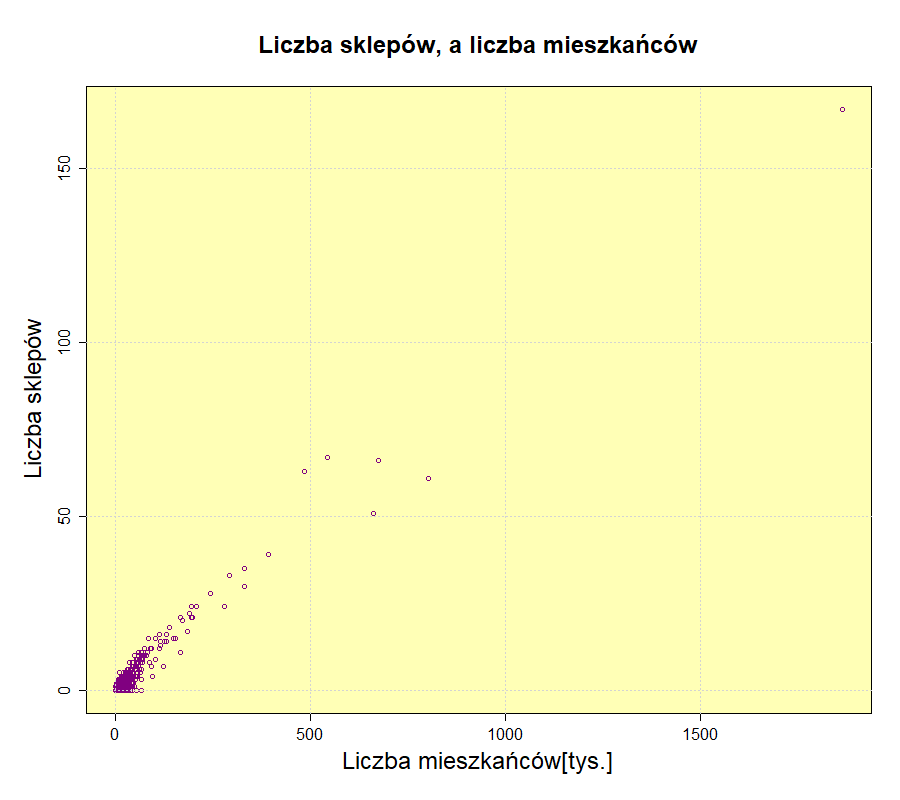

The script that saved this image:
library(RSQLite)

mydb <- dbConnect(RSQLite::SQLite(), "C:/Moje/Wykłady - notatki/3 semestr/Rachunek Prawdopodobieństwa i Statystyka/Website-reading/Database/shops.db")
shops_num_data <- dbGetQuery(mydb,'SELECT liczba_mieszkancow, liczba_sklepow FROM liczba_sklepow')
dbDisconnect(mydb)

png(file='No_shops_to_citizens.png', width=900, height = 800)

par(mar = c(6,6,6,2))

plot.new()

rect(par("usr")[1], par("usr")[3],
     par("usr")[2], par("usr")[4],
     col = "#FFFFB6") # Color

par(new = TRUE)
plot(shops_num_data$liczba_mieszkancow/1000, shops_num_data$liczba_sklepow, 
     main='Liczba sklepów, a liczba mieszkańców', xlab='Liczba mieszkańców[tys.]', 
     ylab='Liczba sklepów', type='p', log = '', col='#800080', cex.main=2, 
     cex.lab = 2, cex.axis = 1.3, bty='L')
grid(nx=NULL, ny=NULL)

dev.off()

# counting
mean(shops_num_data$liczba_sklepow)
median(shops_num_data$liczba_sklepow)
var(shops_num_data$liczba_sklepow)
sqrt(var(shops_num_data$liczba_sklepow))
fivenum(shops_num_data$liczba_sklepow)
IQR(shops_num_data$liczba_sklepow)
